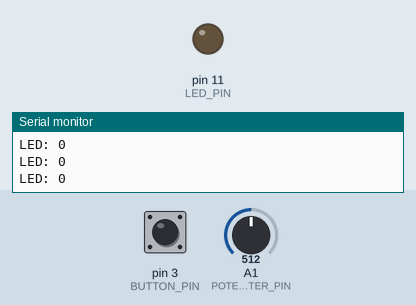
This sketch was run on a simulated Arduino Uno, built with avr-gcc and run on an emulated ATmega328P. Shown: output pins drawn as LEDs (lit = HIGH), the last lines printed to the serial monitor. The inputs (shaded band) are chosen by the test bench; at power-on: pin 3 (BUTTON_PIN) HIGH, A1 (POTENTIOMETER_PIN) = 512.

Above: at 1.2 s.
1.3 s: pin 3 (BUTTON_PIN) pulled LOW for 0.15 s
At 2.6 s:
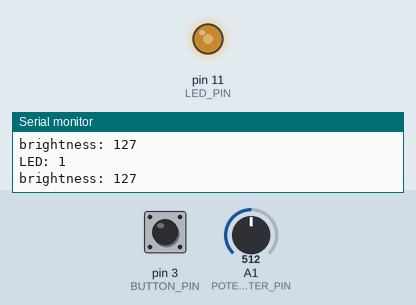
2.9 s: A1 (POTENTIOMETER_PIN) set to 122
At 3.5 s:
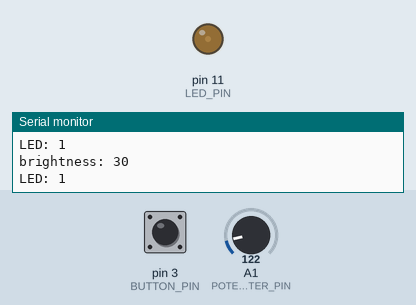
4.4 s: A1 (POTENTIOMETER_PIN) set to 716
At 5.6 s:
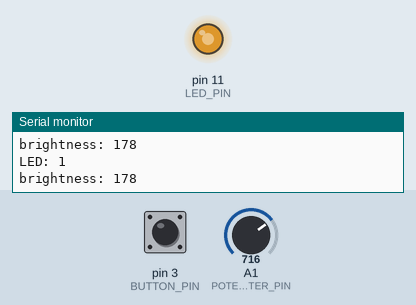
5.9 s: A1 (POTENTIOMETER_PIN) set to 900
At 7.1 s:
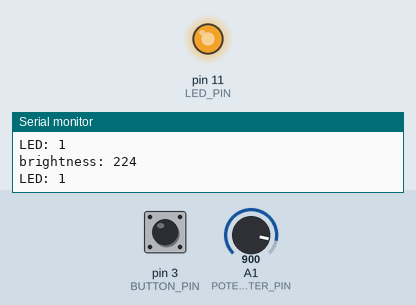
7.4 s: pin 3 (BUTTON_PIN) pulled LOW for 1 s
At 9.5 s:
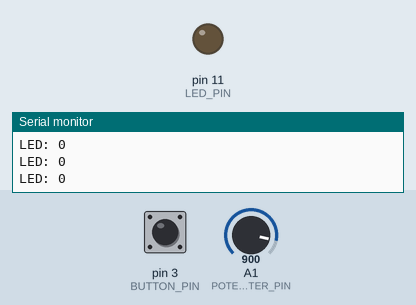
11.4 s: pin 3 (BUTTON_PIN) pulled LOW for 3.2 s
At 15.7 s:
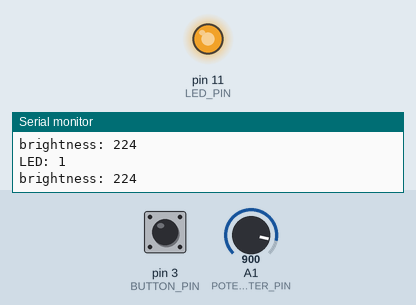
Timing chart, 0 to 17.1 s (numbered marks = the images above; inputs shaded):
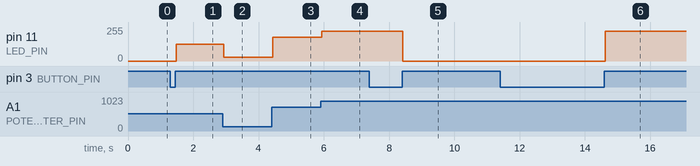

Measured:
- after the input at 1.3 s, pin 11 (LED_PIN): 0/255 → 127/255 after 0.18 s
- after the input at 2.9 s, pin 11 (LED_PIN): 127/255 → 30/255 at once
- after the input at 4.4 s, pin 11 (LED_PIN): 30/255 → 178/255 at once
- after the input at 5.9 s, pin 11 (LED_PIN): 178/255 → 224/255 at once
- after the input at 7.4 s, pin 11 (LED_PIN): 224/255 → 0/255 after 1.0 s
- after the input at 11.4 s, pin 11 (LED_PIN): 0/255 → 224/255 after 3.2 s

The sketch:

ledpot.ino
```cpp
/*

   Esta experiencia muestra el uso de la funcion analogRead() y

   analogWrite() para controlar la intensidad de un led co
   un potenciometro encendido y apagado con un led.

*/

#define LED_PIN 11
#define BUTTON_PIN 3
#define POTENTIOMETER_PIN A1

unsigned long debounceDuration = 50; // millis
unsigned long lastTimeButtonStateChanged = 0;

byte lastButtonState = HIGH;
bool LEDOn = false;
int aux = 0;

void setup()
{
  Serial.begin(9600);
  pinMode(LED_PIN, OUTPUT);
  pinMode(BUTTON_PIN, INPUT_PULLUP);
}
void loop()
{
  unsigned long timeNow = millis();

  if (timeNow - lastTimeButtonStateChanged > debounceDuration) {
    byte buttonState = digitalRead(BUTTON_PIN);
    if (buttonState != lastButtonState) {
      lastTimeButtonStateChanged = timeNow;
      lastButtonState = buttonState;
      if (buttonState == HIGH) { // button has been released
        LEDOn = ! LEDOn;
      }
    }
  }

  if (LEDOn) {
    int potentiometerValue = analogRead(POTENTIOMETER_PIN);
    int brightness = map(potentiometerValue, 0, 1023, 0, 255);
    aux = 1;

    Serial.print("brightness: ");
    Serial.println(brightness);
    Serial.print("LED: ");
    Serial.println(aux);

    analogWrite(LED_PIN, brightness);
  }
  else {
    aux = 0;
    Serial.print("LED: ");
    Serial.println(aux);

    digitalWrite(LED_PIN, LOW);
  }
}
```
